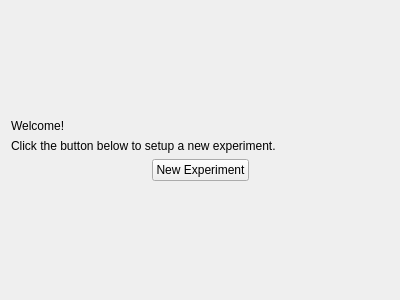
<?xml version="1.0" encoding="UTF-8"?>
<ui version="4.0">
 <class>NewUser</class>
 <widget class="QWidget" name="NewUser">
  <property name="geometry">
   <rect>
    <x>0</x>
    <y>0</y>
    <width>400</width>
    <height>300</height>
   </rect>
  </property>
  <property name="windowTitle">
   <string>Form</string>
  </property>
  <layout class="QVBoxLayout" name="verticalLayout_2">
   <item>
    <spacer name="verticalSpacer">
     <property name="orientation">
      <enum>Qt::Vertical</enum>
     </property>
     <property name="sizeHint" stdset="0">
      <size>
       <width>20</width>
       <height>40</height>
      </size>
     </property>
    </spacer>
   </item>
   <item>
    <layout class="QVBoxLayout" name="verticalLayout">
     <item>
      <widget class="QLabel" name="label_welcome">
       <property name="text">
        <string>Welcome!</string>
       </property>
      </widget>
     </item>
     <item>
      <widget class="QLabel" name="label_instructions">
       <property name="text">
        <string>Click the button below to setup a new experiment. </string>
       </property>
      </widget>
     </item>
    </layout>
   </item>
   <item>
    <layout class="QHBoxLayout" name="horizontalLayout">
     <item>
      <spacer name="horizontalSpacer">
       <property name="orientation">
        <enum>Qt::Horizontal</enum>
       </property>
       <property name="sizeHint" stdset="0">
        <size>
         <width>40</width>
         <height>20</height>
        </size>
       </property>
      </spacer>
     </item>
     <item>
      <widget class="QPushButton" name="pushButton_newExperiment">
       <property name="text">
        <string>New Experiment</string>
       </property>
      </widget>
     </item>
     <item>
      <spacer name="horizontalSpacer_2">
       <property name="orientation">
        <enum>Qt::Horizontal</enum>
       </property>
       <property name="sizeHint" stdset="0">
        <size>
         <width>40</width>
         <height>20</height>
        </size>
       </property>
      </spacer>
     </item>
    </layout>
   </item>
   <item>
    <spacer name="verticalSpacer_2">
     <property name="orientation">
      <enum>Qt::Vertical</enum>
     </property>
     <property name="sizeHint" stdset="0">
      <size>
       <width>20</width>
       <height>40</height>
      </size>
     </property>
    </spacer>
   </item>
  </layout>
 </widget>
 <resources/>
 <connections/>
</ui>
